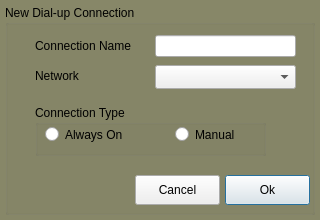
<?xml version="1.0" encoding="UTF-8"?>
<ui version="4.0">
 <class>dialup_entry</class>
 <widget class="QDialog" name="dialup_entry">
  <property name="geometry">
   <rect>
    <x>0</x>
    <y>0</y>
    <width>320</width>
    <height>220</height>
   </rect>
  </property>
  <property name="windowTitle">
   <string>Dialog</string>
  </property>
  <property name="styleSheet">
   <string notr="true">QDialog{background-color: rgb(135, 135, 104);}</string>
  </property>
  <widget class="QGroupBox" name="groupBox">
   <property name="geometry">
    <rect>
     <x>5</x>
     <y>5</y>
     <width>310</width>
     <height>210</height>
    </rect>
   </property>
   <property name="styleSheet">
    <string notr="true">QPushButton:pressed{background-color: rgb(255, 186, 181);border-width: 5px;border-color:Magenta;border-style: solid;}</string>
   </property>
   <property name="title">
    <string>New Dial-up Connection</string>
   </property>
   <widget class="QLabel" name="lblConnectionName">
    <property name="geometry">
     <rect>
      <x>30</x>
      <y>30</y>
      <width>113</width>
      <height>22</height>
     </rect>
    </property>
    <property name="text">
     <string>Connection Name</string>
    </property>
   </widget>
   <widget class="QLabel" name="lblNetwork">
    <property name="geometry">
     <rect>
      <x>30</x>
      <y>60</y>
      <width>113</width>
      <height>22</height>
     </rect>
    </property>
    <property name="text">
     <string>Network</string>
    </property>
   </widget>
   <widget class="QGroupBox" name="groupBox_2">
    <property name="geometry">
     <rect>
      <x>30</x>
      <y>100</y>
      <width>231</width>
      <height>51</height>
     </rect>
    </property>
    <property name="title">
     <string>Connection Type</string>
    </property>
    <widget class="QRadioButton" name="rbtnAlways_On">
     <property name="geometry">
      <rect>
       <x>10</x>
       <y>20</y>
       <width>104</width>
       <height>19</height>
      </rect>
     </property>
     <property name="accessibleName">
      <string>Always_On</string>
     </property>
     <property name="text">
      <string>Always On</string>
     </property>
    </widget>
    <widget class="QRadioButton" name="rbtnManual">
     <property name="geometry">
      <rect>
       <x>140</x>
       <y>20</y>
       <width>104</width>
       <height>19</height>
      </rect>
     </property>
     <property name="accessibleName">
      <string>Manual</string>
     </property>
     <property name="text">
      <string>Manual</string>
     </property>
    </widget>
   </widget>
   <widget class="QLineEdit" name="txtConnectionName">
    <property name="geometry">
     <rect>
      <x>150</x>
      <y>30</y>
      <width>141</width>
      <height>22</height>
     </rect>
    </property>
   </widget>
   <widget class="QComboBox" name="cmbNetwork">
    <property name="geometry">
     <rect>
      <x>150</x>
      <y>60</y>
      <width>141</width>
      <height>24</height>
     </rect>
    </property>
   </widget>
   <widget class="QPushButton" name="btnOk">
    <property name="geometry">
     <rect>
      <x>220</x>
      <y>170</y>
      <width>85</width>
      <height>30</height>
     </rect>
    </property>
    <property name="text">
     <string>Ok</string>
    </property>
   </widget>
   <widget class="QPushButton" name="btnCancel">
    <property name="geometry">
     <rect>
      <x>130</x>
      <y>170</y>
      <width>85</width>
      <height>30</height>
     </rect>
    </property>
    <property name="text">
     <string>Cancel</string>
    </property>
   </widget>
  </widget>
 </widget>
 <resources/>
 <connections/>
</ui>
